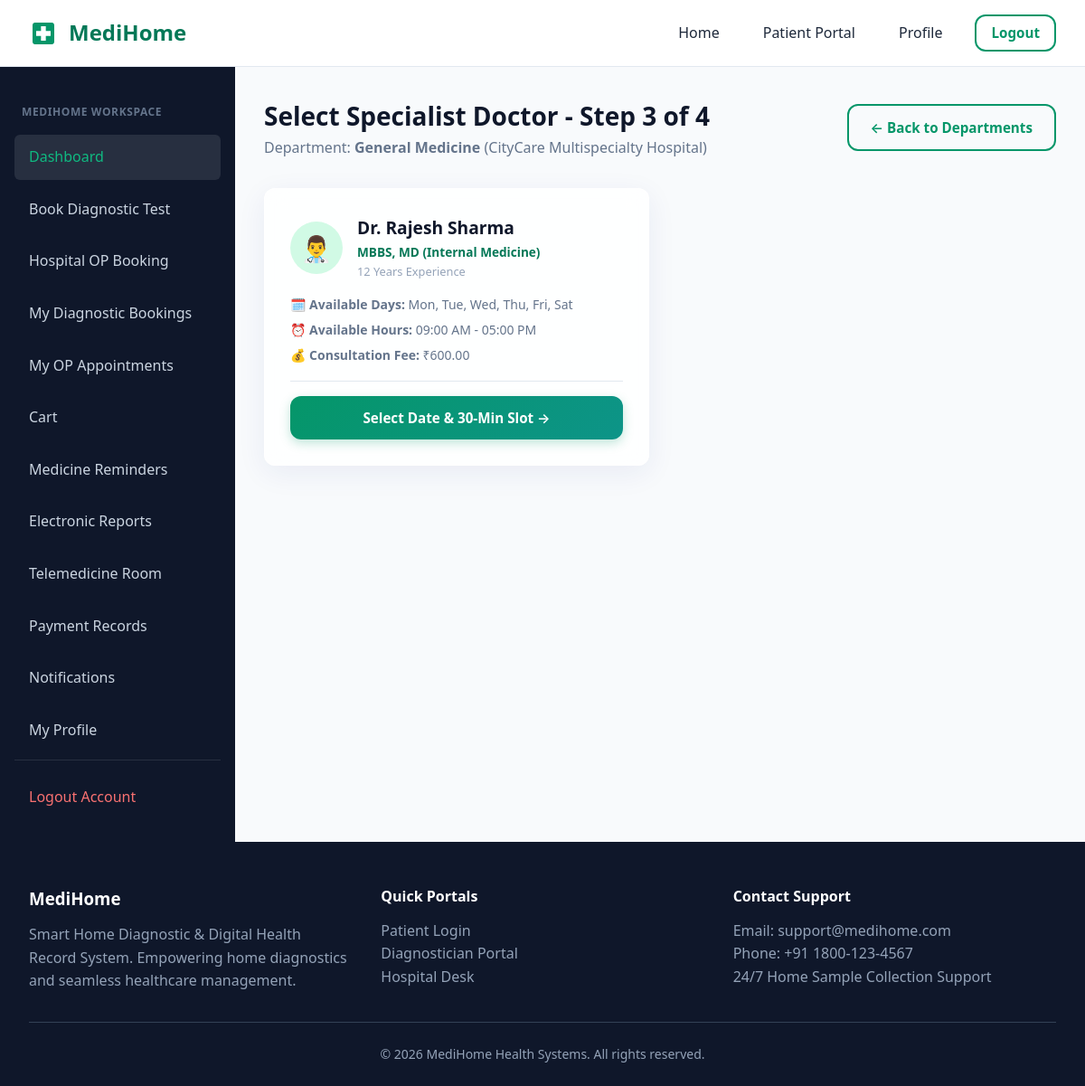
/hospitals/op-booking/department/1/ (signed in), run on the app's committed database.
### hospitals/models.py (models this page shows, shortened)
class Department(models.Model):
    STANDARD_DEPARTMENTS = [
        'General Medicine', 'Cardiology', 'Neurology', 'ENT',
        'Orthopedics', 'Gynecology', 'Pediatrics', 'Dental', 'Dermatology'
    ]
    hospital = models.ForeignKey(HospitalProfile, on_delete=models.CASCADE, related_name='departments')
    name = models.CharField(max_length=100)
    description = models.TextField(blank=True, null=True)
    class Meta:
        unique_together = ('hospital', 'name')

class HospitalProfile(models.Model):
    user = models.OneToOneField(settings.AUTH_USER_MODEL, on_delete=models.CASCADE, related_name='hospital_profile')
    hospital_name = models.CharField(max_length=150)
    license_number = models.CharField(max_length=50)
    gst_number = models.CharField(max_length=50)
    emergency_contact = models.CharField(max_length=20)
    working_hours = models.CharField(max_length=100, default='24/7 Emergency & OPD 09:00 AM - 08:00 PM')
    address = models.TextField()
    latitude = models.DecimalField(max_digits=9, decimal_places=6, blank=True, null=True)
    longitude = models.DecimalField(max_digits=9, decimal_places=6, blank=True, null=True)
    logo = models.ImageField(upload_to='hospital_logos/', blank=True, null=True)
    is_approved_by_admin = models.BooleanField(default=False)
    created_at = models.DateTimeField(auto_now_add=True)

class Doctor(models.Model):
    hospital = models.ForeignKey(HospitalProfile, on_delete=models.CASCADE, related_name='doctors')
    department = models.ForeignKey(Department, on_delete=models.CASCADE, related_name='doctors')
    name = models.CharField(max_length=100)
    qualification = models.CharField(max_length=150, help_text="e.g. MBBS, MD (Cardiology)")
    specialization = models.CharField(max_length=100)
    experience_years = models.PositiveIntegerField(default=5)
    consultation_fee = models.DecimalField(max_digits=8, decimal_places=2)
    available_days = models.CharField(max_length=100, default='Mon, Tue, Wed, Thu, Fri, Sat')
    available_time_start = models.TimeField(default='09:00:00')
    available_time_end = models.TimeField(default='17:00:00')
    photo = models.ImageField(upload_to='doctor_photos/', blank=True, null=True)
    created_at = models.DateTimeField(auto_now_add=True)

### hospitals/views.py (the view)
# urls.py: path('op-booking/department/<int:department_id>/', views.op_booking_doctors_view, name='op_booking_doctors'),
@patient_required
def op_booking_doctors_view(request, department_id):
    department = get_object_or_404(Department, id=department_id)
    doctors = Doctor.objects.filter(department=department)
    return render(request, 'hospitals/op_booking_doctors.html', {'department': department, 'hospital': department.hospital, 'doctors': doctors})

### accounts/models.py (called while the page is built)
    def is_patient(self):
        return self.role == self.Role.PATIENT

### templates/hospitals/op_booking_doctors.html (shortened to what this page needs)
{% extends 'dashboard_base.html' %}
{% block dashboard_content %}
<div class="dashboard-header">
    <div>
        <h2 style="font-size: 1.75rem; color: var(--dark);">Select Specialist Doctor - Step 3 of 4</h2>
        <p style="color: var(--text-secondary);">Department: <strong>{{ department.name }}</strong> ({{ hospital.hospital_name }})</p>
    </div>
    <a href="{% url 'hospitals:op_booking_departments' hospital.id %}" class="btn btn-outline">← Back to Departments</a>
</div>
<div style="display: grid; grid-template-columns: repeat(auto-fill, minmax(320px, 1fr)); gap: 1.5rem;">
    {% for doctor in doctors %}
    <div class="glass-card" style="display: flex; flex-direction: column; justify-content: space-between;">
        <div>
            <div style="display: flex; align-items: center; gap: 1rem; margin-bottom: 1rem;">
                <div style="width: 58px; height: 58px; border-radius: 50%; background: var(--primary-light); color: var(--primary); display: flex; align-items: center; justify-content: center; font-size: 1.75rem; font-weight: bold; flex-shrink: 0;">
                    {% if doctor.photo %}
                        <img src="{{ doctor.photo.url }}" alt="Photo" style="width: 100%; height: 100%; border-radius: 50%; object-fit: cover;">
                    {% else %}
                        👨‍⚕️
                    {% endif %}
                </div>
                <div>
                    <h3 style="font-size: 1.2rem; color: var(--dark); font-weight: 700;">Dr. {{ doctor.name }}</h3>
                    <div style="font-size: 0.85rem; color: var(--primary-hover); font-weight: 600;">{{ doctor.qualification }}</div>
                    <div style="font-size: 0.8rem; color: var(--text-muted);">{{ doctor.experience_years }} Years Experience</div>
                </div>
            </div>
            <div style="font-size: 0.875rem; color: var(--text-secondary); margin-bottom: 1rem; display: flex; flex-direction: column; gap: 0.35rem;">
                <div>🗓️ <strong>Available Days:</strong> {{ doctor.available_days }}</div>
                <div>⏰ <strong>Available Hours:</strong> {{ doctor.available_time_start|time:"h:i A" }} - {{ doctor.available_time_end|time:"h:i A" }}</div>
                <div>💰 <strong>Consultation Fee:</strong> ₹{{ doctor.consultation_fee }}</div>
            </div>
        </div>
        <div style="border-top: 1px solid var(--border); padding-top: 1rem;">
            <a href="{% url 'hospitals:op_booking_slots' doctor.id %}" class="btn btn-primary" style="width: 100%; text-align: center;">
                Select Date & 30-Min Slot →
            </a>
        </div>
    </div>
    {% empty %}
    <div class="glass-card" style="grid-column: 1 / -1; text-align: center; padding: 3rem;">
        <h3 style="color: var(--text-secondary);">No doctors listed under this department currently.</h3>
    </div>
    {% endfor %}
</div>
{% endblock %}

### static/css/style.css (style rules this page uses)
:root { --primary: #059669; --primary-hover: #047857; --primary-light: #d1fae5; --secondary: #0d9488; --accent: #10b981; --dark: #0f172a; --dark-surface: #1e293b; --text-primary: #1e293b; --text-secondary: #64748b; --text-muted: #94a3b8; --bg-light: #f8fafc; --white: #ffffff; --border: #e2e8f0; --shadow-sm: 0 1px 2px 0 rgba(0, 0, 0, 0.05); --shadow-md: 0 4px 6px -1px rgba(0, 0, 0, 0.1), 0 2px 4px -1px rgba(0, 0, 0, 0.06); --shadow-lg: 0 10px 15px -3px rgba(0, 0, 0, 0.1), 0 4px 6px -2px rgba(0, 0, 0, 0.05); --glass-bg: rgba(255, 255, 255, 0.85); --glass-border: rgba(255, 255, 255, 0.6); --glass-shadow: 0 8px 32px 0 rgba(31, 38, 135, 0.07); --radius-sm: 6px; --radius-md: 12px; --radius-lg: 20px; --transition: all 0.25s cubic-bezier(0.4, 0, 0.2, 1); }
* { margin: 0; padding: 0; box-sizing: border-box; }
body { font-family: system-ui, -apple-system, BlinkMacSystemFont, 'Segoe UI', Roboto, Oxygen, Ubuntu, Cantarell, 'Open Sans', 'Helvetica Neue', sans-serif; background-color: var(--bg-light); color: var(--text-primary); line-height: 1.6; min-height: 100vh; display: flex; flex-direction: column; }
a { color: var(--primary); text-decoration: none; transition: var(--transition); }
.glass-card { background: var(--glass-bg); backdrop-filter: blur(12px); -webkit-backdrop-filter: blur(12px); border: 1px solid var(--glass-border); box-shadow: var(--glass-shadow); border-radius: var(--radius-md); padding: 1.75rem; transition: var(--transition); }
.btn { display: inline-flex; align-items: center; justify-content: center; gap: 0.5rem; padding: 0.75rem 1.5rem; font-size: 0.95rem; font-weight: 600; border-radius: var(--radius-md); border: none; cursor: pointer; transition: var(--transition); }
.btn-primary { background: linear-gradient(135deg, var(--primary) 0%, var(--secondary) 100%); color: var(--white); box-shadow: 0 4px 12px rgba(5, 150, 105, 0.25); }
.btn-outline { background: transparent; border: 2px solid var(--primary); color: var(--primary); }

### static/css/dashboard.css (style rules this page uses)
.dashboard-header { display: flex; justify-content: space-between; align-items: center; margin-bottom: 2rem; }

### data on the page
Department: name "General Medicine"
HospitalProfile: hospital_name "CityCare Multispecialty Hospital"
Doctor: name "Rajesh Sharma", qualification "MBBS, MD (Internal Medicine)", experience_years "12", available_days "Mon, Tue, Wed, Thu, Fri, Sat", available_time_start "09:00 AM", available_time_end "05:00 PM", consultation_fee "600.00"
